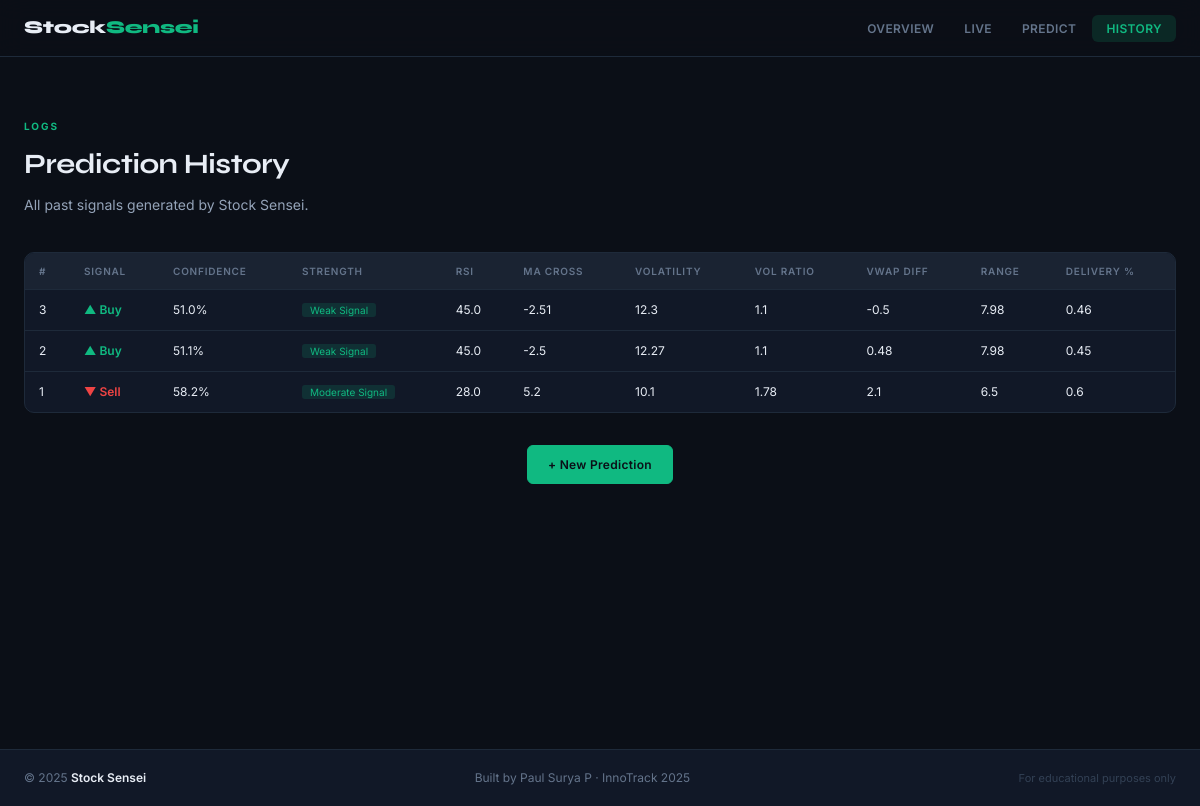
Before: /history with the older database file.
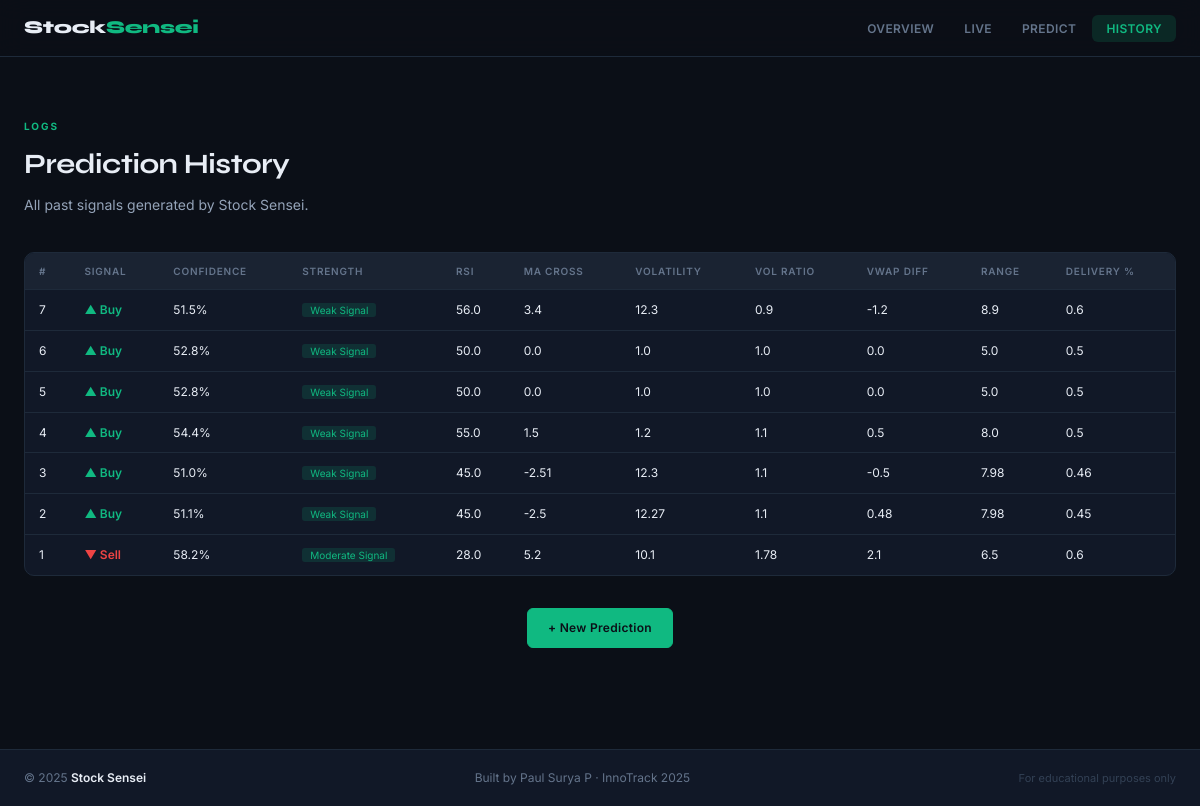
After: the same page with the newer database file.
### tables this page shows
CREATE TABLE predictions (
            id            INTEGER PRIMARY KEY AUTOINCREMENT,
            rsi           REAL,
            ma_cross      REAL,
            volatility    REAL,
            volume_ratio  REAL,
            vwap_diff     REAL,
            daily_range   REAL,
            delivery_pct  REAL,
            signal        TEXT,
            confidence    TEXT,
            strength      TEXT,
            advice        TEXT
        );

### app.py (the view)
@app.route('/history')
def history():
    conn = sqlite3.connect(DB_PATH)
    c = conn.cursor()
    c.execute('SELECT * FROM predictions ORDER BY id DESC')
    rows = c.fetchall()
    conn.close()
    return render_template('history.html', rows=rows)

### templates/history.html (shortened to what this page needs)
{% extends "layout.html" %}
{% block content %}
<section class="section section-wide">
    <div class="section-header">
        <span class="section-label">Logs</span>
        <h2>Prediction History</h2>
        <p class="section-desc">All past signals generated by Stock Sensei.</p>
    </div>
    {% if rows %}
    <div class="table-responsive">
        <table class="data-table">
            <thead>
                <tr>
                    <th>#</th>
                    <th>Signal</th>
                    <th>Confidence</th>
                    <th>Strength</th>
                    <th>RSI</th>
                    <th>MA Cross</th>
                    <th>Volatility</th>
                    <th>Vol Ratio</th>
                    <th>VWAP Diff</th>
                    <th>Range</th>
                    <th>Delivery %</th>
                </tr>
            </thead>
            <tbody>
                {% for row in rows %}
                <tr>
                    <td class="dim">{{ row[0] }}</td>
                    <td>
                        {% if row[8] == 'Buy' %}
                        <span class="td-buy">&#9650; Buy</span>
                        {% else %}
                        <span class="td-sell">&#9660; Sell</span>
                        {% endif %}
                    </td>
                    <td>{{ row[9] }}</td>
                    <td><span class="td-strength">{{ row[10] }}</span></td>
                    <td>{{ row[1] }}</td>
                    <td>{{ row[2] }}</td>
                    <td>{{ row[3] }}</td>
                    <td>{{ row[4] }}</td>
                    <td>{{ row[5] }}</td>
                    <td>{{ row[6] }}</td>
                    <td>{{ row[7] }}</td>
                </tr>
                {% endfor %}
            </tbody>
        </table>
    </div>
    {% endif %}
    <div class="section-foot">
        <a href="/predict" class="btn btn-primary">+ New Prediction</a>
    </div>
</section>
{% endblock %}

### templates/layout.html (shortened to what this page needs)
<!DOCTYPE html>
<html lang="en">
<head>
    <link rel="stylesheet" href="{{ url_for('static', filename='css/style.css') }}">
</head>
<body>
    <nav class="navbar">
        <div class="nav-inner">
            <a href="/" class="logo">Stock<span>Sensei</span></a>
            <ul class="nav-links">
                <li><a href="/" class="nav-item {% if request.path == '/' %}active{% endif %}">Overview</a></li>
                <li><a href="/dashboard" class="nav-item {% if request.path == '/dashboard' %}active{% endif %}">Live</a></li>
                <li><a href="/predict" class="nav-item {% if request.path == '/predict' %}active{% endif %}">Predict</a></li>
                <li><a href="/history" class="nav-item {% if request.path == '/history' %}active{% endif %}">History</a></li>
            </ul>
        </div>
    </nav>
    <main class="main-content">
        {% block content %}{% endblock %}
    </main>
    <footer class="footer">
        <div class="footer-inner">
            <span>&copy; 2025 <strong>Stock Sensei</strong></span>
            <span>Built by Paul Surya P &middot; InnoTrack 2025</span>
            <span class="footer-muted">For educational purposes only</span>
        </div>
    </footer>
</body>
</html>

### static/CSS/style.css (style rules this page uses)
:root { --bg: #0b0f17; --surface: #111827; --surface2: #1a2332; --surface3: #243044; --border: #1e2a3a; --border2: #2a3a50; --accent: #10b981; --accent2: #059669; --accent-glow: rgba(16, 185, 129, 0.15); --red: #ef4444; --red-glow: rgba(239, 68, 68, 0.12); --amber: #f59e0b; --text: #e8edf5; --text2: #94a3b8; --text3: #64748b; --dim: #334155; --radius: 10px; --radius-sm: 6px; --radius-lg: 14px; --font: 'Inter', -apple-system, BlinkMacSystemFont, sans-serif; --font-display: 'Syne', sans-serif; --transition: 0.2s ease; }
*, *::before, *::after { margin: 0; padding: 0; box-sizing: border-box; }
html { scroll-behavior: smooth; }
body { background: var(--bg); color: var(--text); font-family: var(--font); font-size: 14px; line-height: 1.65; -webkit-font-smoothing: antialiased; }
.navbar { position: sticky; top: 0; z-index: 100; background: rgba(11, 15, 23, 0.82); backdrop-filter: blur(12px); -webkit-backdrop-filter: blur(12px); border-bottom: 1px solid var(--border); }
.nav-inner { max-width: 1200px; margin: 0 auto; padding: 0 24px; height: 56px; display: flex; align-items: center; justify-content: space-between; }
.logo { font-family: var(--font-display); font-size: 18px; font-weight: 800; color: var(--text); text-decoration: none; letter-spacing: -0.3px; }
.logo span { color: var(--accent); }
.nav-links { display: flex; gap: 2px; list-style: none; }
.nav-item { text-decoration: none; color: var(--text3); font-size: 12px; font-weight: 600; letter-spacing: 0.4px; text-transform: uppercase; padding: 6px 14px; border-radius: var(--radius-sm); transition: all var(--transition); }
.nav-item.active { color: var(--accent); background: var(--accent-glow); }
.main-content { min-height: calc(100vh - 56px - 52px); }
.section { max-width: 960px; margin: 0 auto; padding: 56px 24px; }
.section-wide { max-width: 1200px; }
.section-header { margin-bottom: 36px; }
.section-label { display: inline-block; font-size: 10px; font-weight: 700; letter-spacing: 2px; text-transform: uppercase; color: var(--accent); margin-bottom: 6px; }
.section-header h2 { font-family: var(--font-display); font-size: 28px; font-weight: 700; color: var(--text); letter-spacing: -0.5px; }
.section-desc { color: var(--text2); font-size: 14px; margin-top: 6px; }
.section-foot { margin-top: 32px; text-align: center; }
.btn { display: inline-flex; align-items: center; gap: 6px; padding: 9px 20px; border-radius: var(--radius-sm); font-family: var(--font); font-size: 12px; font-weight: 600; text-decoration: none; cursor: pointer; border: 1px solid transparent; letter-spacing: 0.3px; transition: all var(--transition); }
.btn-primary { background: var(--accent); color: #0b0f17; border-color: var(--accent); }
.table-responsive { overflow-x: auto; border: 1px solid var(--border); border-radius: var(--radius); background: var(--surface); }
.data-table { width: 100%; border-collapse: collapse; font-size: 12px; }
.data-table thead { background: var(--surface2); border-bottom: 1px solid var(--border); }
.data-table th { padding: 10px 14px; text-align: left; font-size: 10px; font-weight: 600; letter-spacing: 0.8px; text-transform: uppercase; color: var(--text3); white-space: nowrap; }
.data-table td { padding: 10px 14px; border-bottom: 1px solid var(--border); color: var(--text); white-space: nowrap; }
.data-table tbody tr:last-child td { border-bottom: none; }
.dim { color: var(--text3); }
.td-buy { color: var(--accent); font-weight: 600; }
.td-sell { color: var(--red); font-weight: 600; }
.td-strength { font-size: 10px; color: var(--accent); background: var(--accent-glow); padding: 1px 8px; border-radius: 3px; }
.footer { border-top: 1px solid var(--border); background: var(--surface); }
.footer-inner { max-width: 1200px; margin: 0 auto; padding: 18px 24px; display: flex; justify-content: space-between; align-items: center; flex-wrap: wrap; gap: 8px; font-size: 12px; color: var(--text3); }
.footer-inner strong { color: var(--text); font-weight: 600; }
.footer-muted { font-size: 11px; color: var(--dim); }

Changed rows visible on the page:
added predictions: id "7", signal "▲ Buy", confidence "51.5%", strength "Weak Signal", rsi "56.0", ma_cross "3.4", volatility "12.3", volume_ratio "0.9", vwap_diff "-1.2", daily_range "8.9", delivery_pct "0.6"
added predictions: id "6", signal "▲ Buy", confidence "52.8%", strength "Weak Signal", rsi "50.0", ma_cross "0.0", volatility "1.0", volume_ratio "1.0", vwap_diff "0.0", daily_range "5.0", delivery_pct "0.5"
added predictions: id "5", signal "▲ Buy", confidence "52.8%", strength "Weak Signal", rsi "50.0", ma_cross "0.0", volatility "1.0", volume_ratio "1.0", vwap_diff "0.0", daily_range "5.0", delivery_pct "0.5"
added predictions: id "4", signal "▲ Buy", confidence "54.4%", strength "Weak Signal", rsi "55.0", ma_cross "1.5", volatility "1.2", volume_ratio "1.1", vwap_diff "0.5", daily_range "8.0", delivery_pct "0.5"
